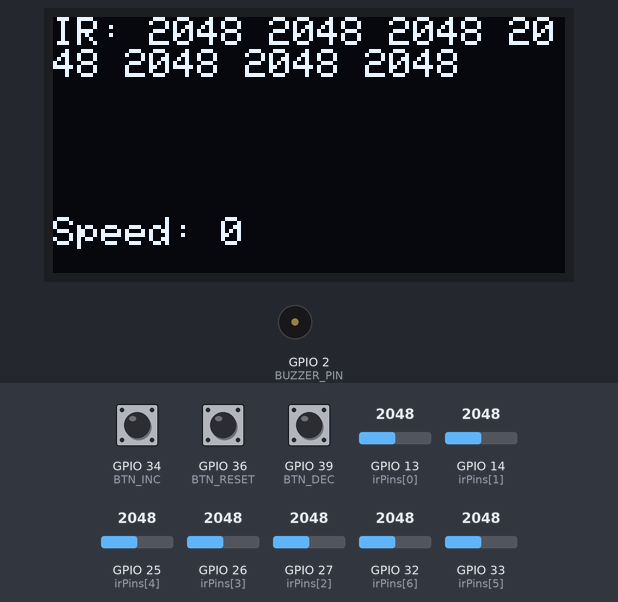
This sketch was run on a simulated ESP32. Shown: 128×64 one-colour display, buzzer (waves = sounding). The inputs (shaded band) are chosen by the test bench; at power-on: GPIO 34 (BTN_INC) HIGH, GPIO 36 (BTN_RESET) HIGH, GPIO 13 (irPins[0]) = 2048, GPIO 14 (irPins[1]) = 2048, GPIO 25 (irPins[4]) = 2048, GPIO 26 (irPins[3]) = 2048, GPIO 27 (irPins[2]) = 2048, GPIO 32 (irPins[6]) = 2048, GPIO 33 (irPins[5]) = 2048, GPIO 39 (BTN_DEC) HIGH.

Above: at 1.2 s.
1.3 s: GPIO 34 (BTN_INC) pulled LOW for 0.15 s
At 2.6 s:
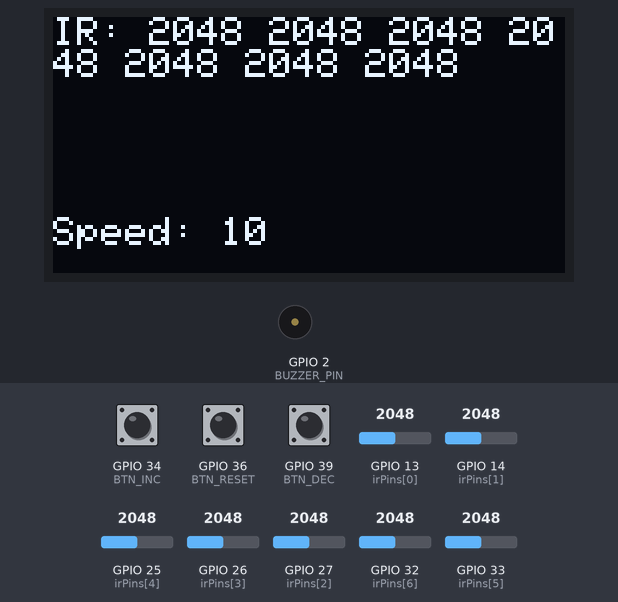
3.1 s: GPIO 36 (BTN_RESET) pulled LOW for 1 s
At 3.25 s:
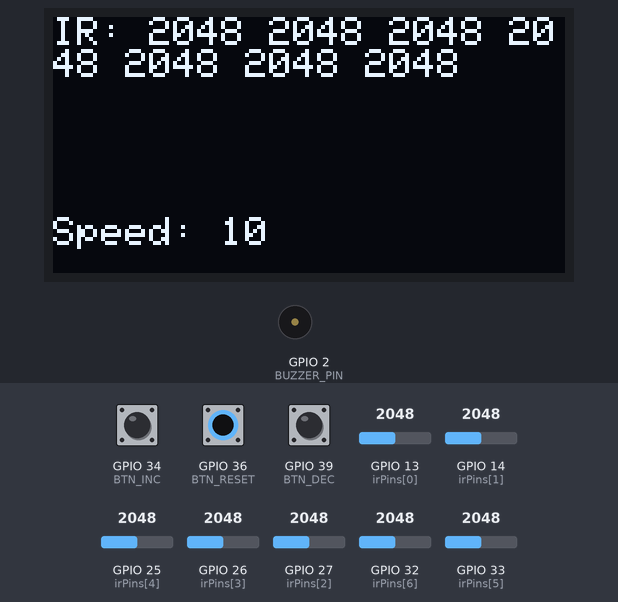
5.6 s: GPIO 13 (irPins[0]) set to 2866
At 6.1 s:
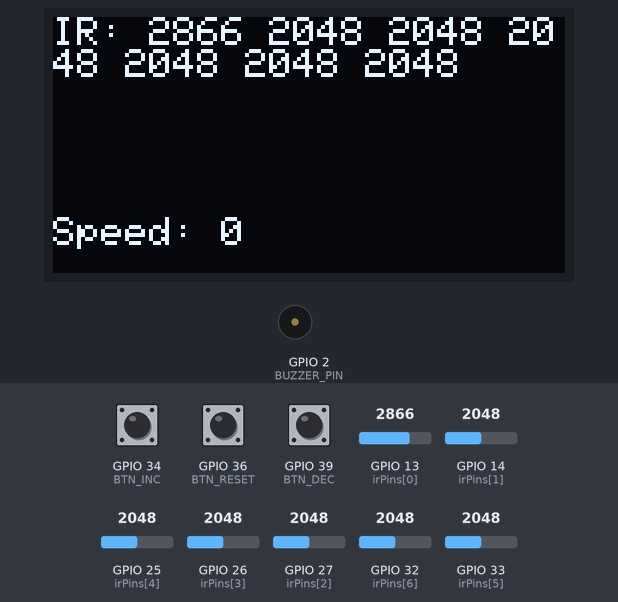
7.1 s: GPIO 14 (irPins[1]) set to 2866
At 7.9 s:
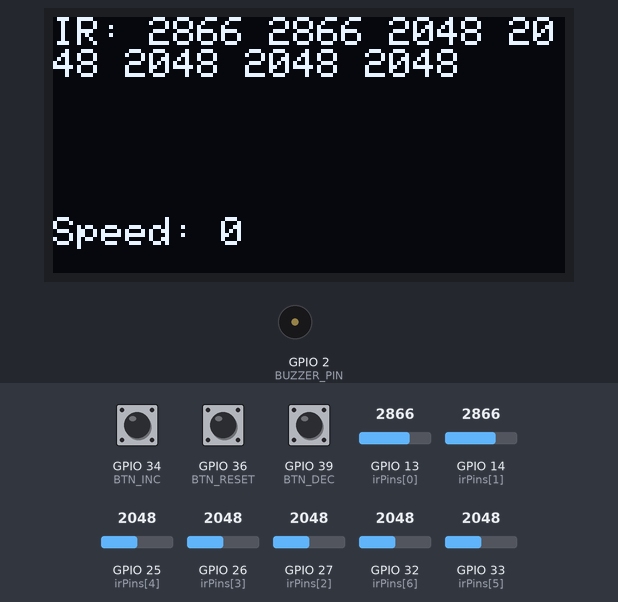
8.6 s: GPIO 25 (irPins[4]) set to 2866
At 9.6 s:
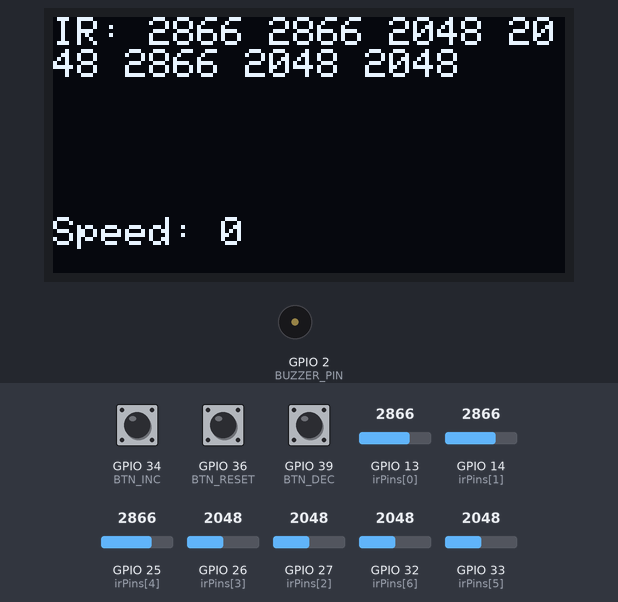
10.1 s: GPIO 26 (irPins[3]) set to 2866
At 11.4 s:
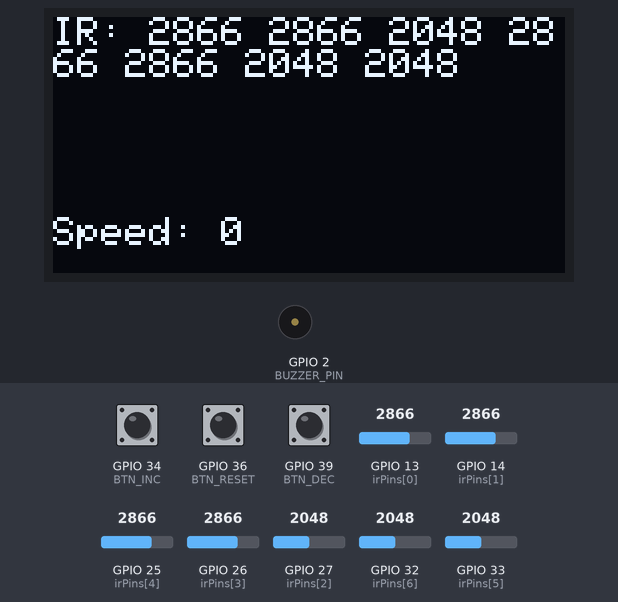
Timing chart, 0 to 12.7 s (numbered marks = the images above; inputs shaded):
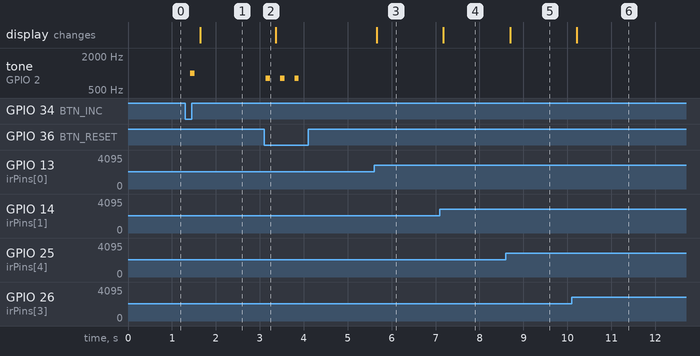

The sketch:

LF_testing_01.ino
```cpp
#include <Wire.h>
#include <Adafruit_GFX.h>
#include <Adafruit_SSD1306.h>

#define SCREEN_WIDTH 128
#define SCREEN_HEIGHT 64
Adafruit_SSD1306 display(SCREEN_WIDTH, SCREEN_HEIGHT, &Wire, -1);

// IR sensor pins
const int irPins[7] = {13, 14, 27, 26, 25, 33, 32};
int irValues[7];

// Buzzer
const int BUZZER_PIN = 2;

// Buttons
const int BTN_INC = 34;
const int BTN_DEC = 39;
const int BTN_RESET = 36;

// Speed variable
int speedValue = 0;
const int speedStep = 10;
const int speedMax = 100;
const int speedMin = 0;

void setup() {
  Serial.begin(115200);

  // OLED Init
  if (!display.begin(SSD1306_SWITCHCAPVCC, 0x3C)) {
    Serial.println("OLED failed");
    while (true);
  }
  display.clearDisplay();
  display.setTextSize(1);
  display.setTextColor(SSD1306_WHITE);

  // Set IR pins
  for (int i = 0; i < 7; i++) {
    pinMode(irPins[i], INPUT);
  }

  // Buttons with pull-up
  pinMode(BTN_INC, INPUT_PULLUP);
  pinMode(BTN_DEC, INPUT_PULLUP);
  pinMode(BTN_RESET, INPUT_PULLUP);

  // Buzzer
  pinMode(BUZZER_PIN, OUTPUT);
  noTone(BUZZER_PIN);
}

void loop() {
  // Read IR sensors
  for (int i = 0; i < 7; i++) {
    irValues[i] = analogRead(irPins[i]);
  }

  // Button control
  if (digitalRead(BTN_INC) == LOW) {
    speedValue = min(speedMax, speedValue + speedStep);
    tone(BUZZER_PIN, 1000, 100);
    delay(200);
  }

  if (digitalRead(BTN_DEC) == LOW) {
    speedValue = max(speedMin, speedValue - speedStep);
    tone(BUZZER_PIN, 500, 100);
    delay(200);
  }

  if (digitalRead(BTN_RESET) == LOW) {
    speedValue = 0;
    tone(BUZZER_PIN, 800, 100);
    delay(200);
  }

  // Display IR values
  display.clearDisplay();
  display.setCursor(0, 0);
  display.print("IR: ");
  for (int i = 0; i < 7; i++) {
    display.print(irValues[i]);
    display.print(" ");
  }

  display.setCursor(0, 50);
  display.print("Speed: ");
  display.print(speedValue);

  display.display();
  delay(100);
}
```

Measured:
- after the input at 1.3 s, tone on GPIO 2 (BUZZER_PIN): silent → 1000 Hz after 0.12 s, → silent 0.10 s later; the display: changes after 0.35 s (image 1)
- after the input at 3.1 s, tone on GPIO 2 (BUZZER_PIN): alternates 800 Hz for 0.10 s and silent for 0.23 s, 6 changes in all, then stays silent, starting at once
- after the input at 5.6 s, the display: changes after 0.06 s (image 3)
- after the input at 7.1 s, the display: changes after 0.08 s (image 4)
- after the input at 8.6 s, the display: changes after 0.09 s (image 5)
- after the input at 10.1 s, the display: changes after 0.11 s (image 6)
